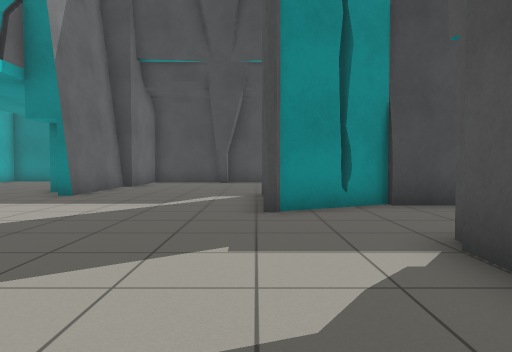
view 1 (above)

16 first-person views from a walk through a world built for the Gazebo simulator. The camera is 0.72 m above the floor, tilts 2° down and sees 70° across. The floor is counted in squares, 1 m on a side. Each view is taken from the middle of a square. On the plan, view 1 faces up. The plan holds only what a view shows up to about 11 squares ahead; the rest is blank.

view 2
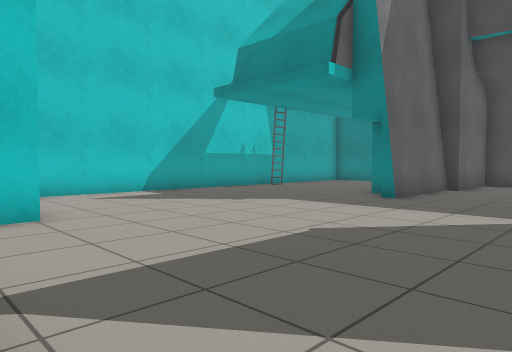

view 3
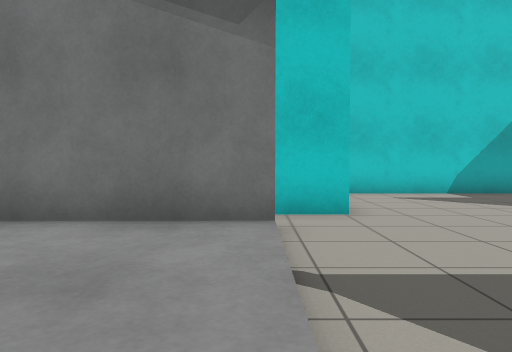

view 4
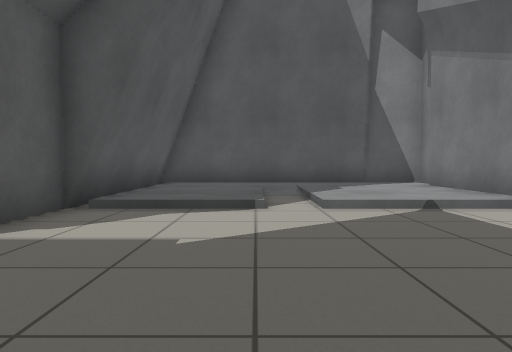

view 5
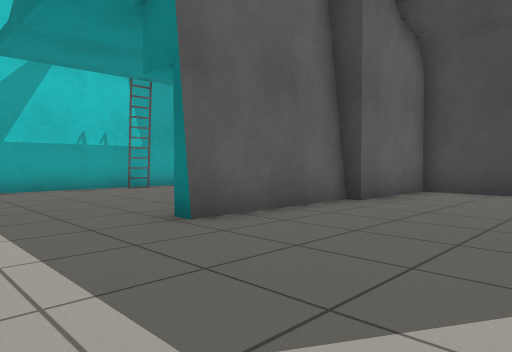

view 6
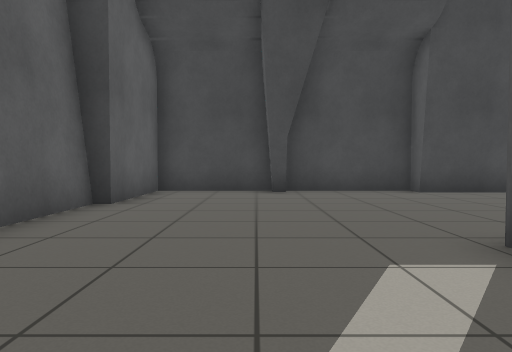

view 7
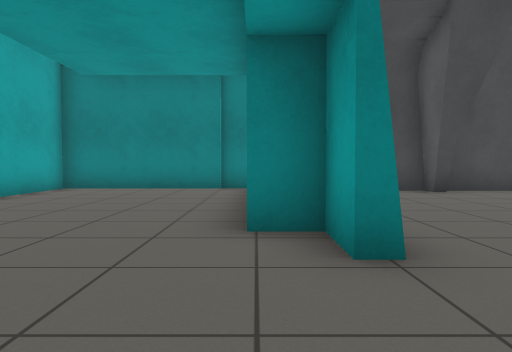

view 8
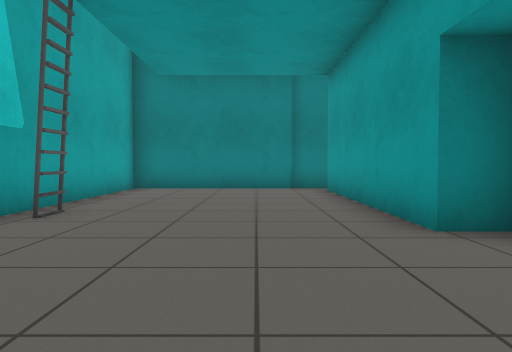

view 9
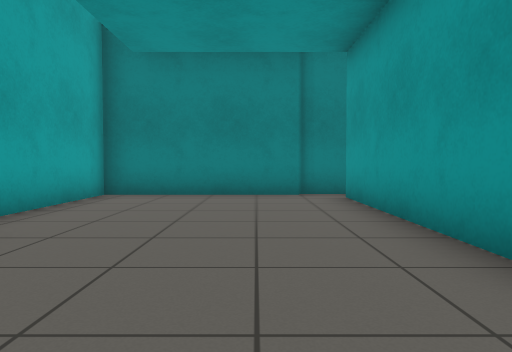

view 10
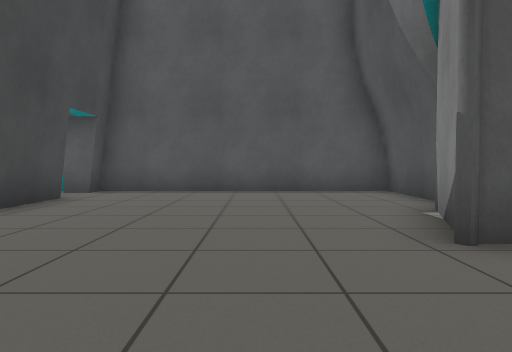

view 11
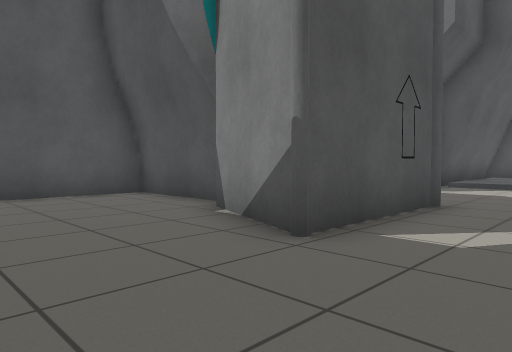

view 12
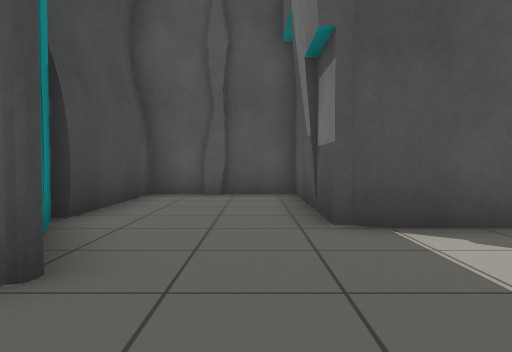

view 13
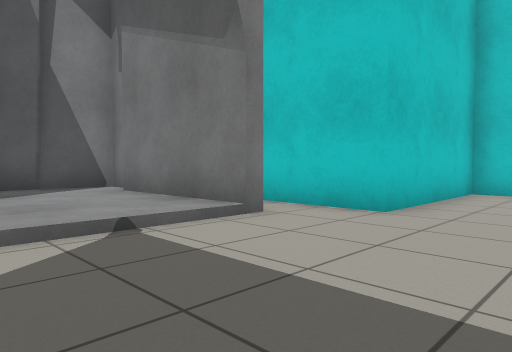

view 14
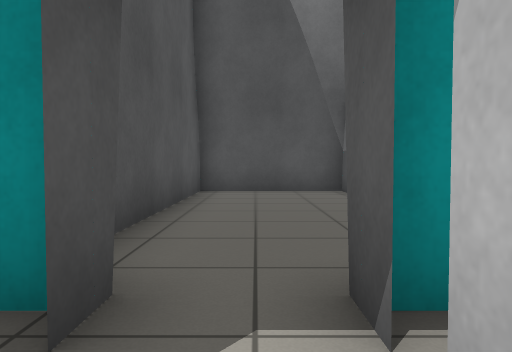

view 15
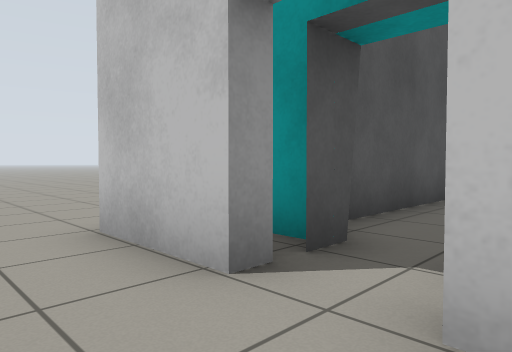

view 16
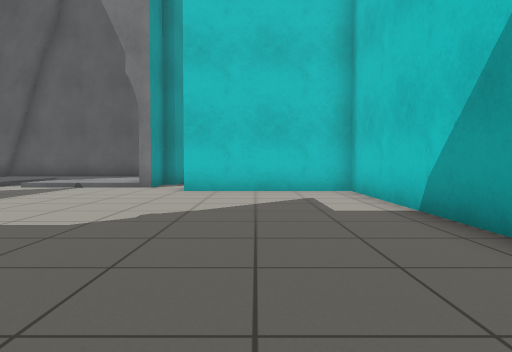

### Floor plan
Key: @ floor where view 1 was taken; # wall or solid block; . main floor; : floor 0.1 m higher than the main floor; + floor 0.15 m higher than the main floor; / step, stairs or slope.
Columns run from 12 left of view 1 to 9 right of it. Each row starts with its distance up from view 1.
 19                 ....
 18 ########        ......
 17 #......##########.###.
 16 #.....##..##..###.##
 15 #.....##..........##
 14 #.....##..........##
 13 #.....##..........##
 12 #.....##..........##
 11 #.....##..........##
 10 #......#....##....##
  9 #...........########
  8 #...........########
  7 #...........##....##
  6 #.................##
  5 #.................##
  4 #.............######
  3 #.............#
  2 ######........#
  1      ##//////##
  0      ##+++//@##
 -1       #+++//+##
 -2       #+++:++##
 -3       #++++++##
 -4       #########

Where each view was taken, in squares from view 1:
view 1: 0 up, 0 right, facing up
view 2: 1 up, 1 left, facing up-left
view 3: 1 up, 1 left, facing left
view 4: 7 up, 1 left, facing down
view 5: 7 up, 1 left, facing up-left
view 6: 7 up, 2 left, facing up
view 7: 7 up, 6 left, facing up
view 8: 7 up, 8 left, facing up
view 9: 9 up, 8 left, facing up
view 10: 12 up, 3 left, facing right
view 11: 13 up, 2 left, facing down-right
view 12: 5 up, 2 left, facing right
view 13: 5 up, 2 left, facing down-left
view 14: 18 up, 5 right, facing down
view 15: 19 up, 4 right, facing down-right
view 16: 12 up, 9 left, facing down
